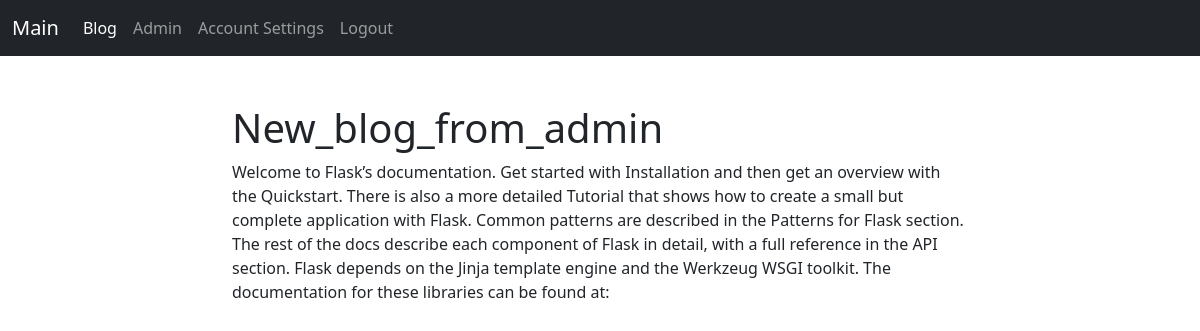
Screenshot of /blog/New_blog_from_admin (signed in) with the database file from the repository.
### models/post.py (models this page shows, shortened)
class Posts(db.Model):
    id = db.Column(db.Integer, primary_key=True)
    title = db.Column(db.String(140))
    slug = db.Column(db.String(140), unique=True)
    body = db.Column(db.Text)
    created = db.Column(db.DateTime, default=datetime.now())
    tags = db.relationship('Tag', secondary=posts_tags, backref=db.backref('posts'), lazy='dynamic')

### views/view_post.py (the view)
@posts.route('/<slug>')
def post_detail(slug):
    posted = Posts.query.filter(Posts.slug == slug).first_or_404()
    return render_template('post/posts_slug.html', posted=posted)

### templates/post/posts_slug.html (shortened to what this page needs)
{% extends 'base.html' %}
{% block content %}
    <h1>{{ posted.title }}</h1>
    <div class ="">
        {{ posted.body }}
    </div>
{% endblock %}

### rows the page displays
Posts: title "New_blog_from_admin", body "Welcome to Flask’s documentation. Get started with Installation and then get an overview with the Quickstart. There is also a more detailed Tutorial that shows how to create a small but complete application with Flask. Common patterns are described in the Patterns for Flask section. The rest of the docs describe each component of Flask in detail, with a full reference in the API section. Flask depends on the Jinja template engine and the Werkzeug WSGI toolkit. The documentation for these libraries can be found at:"
